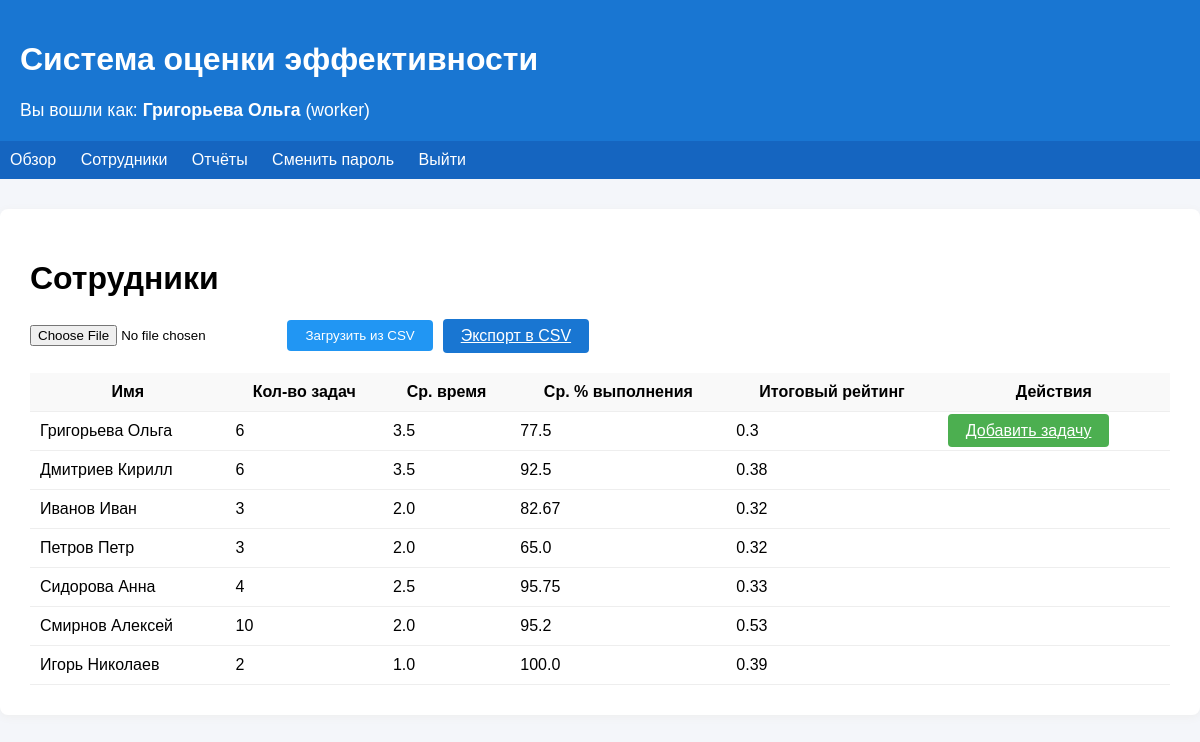
The page /auth/employees (signed in) on the database its author committed.
### app/models.py (models this page shows, shortened)
class User(db.Model, UserMixin):
    __tablename__ = 'users'
    id = db.Column(db.Integer, primary_key=True)
    username = db.Column(db.String(64), unique=True, nullable=False)
    password_hash = db.Column(db.String(128), nullable=False)
    role = db.Column(db.String(10), nullable=False, default='admin')

class Employee(db.Model):
    __tablename__ = 'employees'
    id = db.Column(db.Integer, primary_key=True)
    name = db.Column(db.String(100))
    position = db.Column(db.String(100))
    department = db.Column(db.String(100))
    rating = db.Column(db.Float)
    tasks = db.relationship('Task', back_populates='employee', cascade='all, delete-orphan')
    def tasks_count(self):
        return len(self.tasks)
    def avg_time(self):
        if not self.tasks:
            return 0
        return sum(t.time for t in self.tasks) / len(self.tasks)
    def avg_correctness(self):
        if not self.tasks:
            return 0
        return sum(t.correctness for t in self.tasks) / len(self.tasks)
    def score(self):
        n = self.tasks_count()
        if n >= 10:
            w1 = 0.5
        elif 5 <= n <= 9:
            w1 = 0.3
        else:
            w1 = 0.2
        avg_time = self.avg_time()
        if avg_time <= 2:
            w2 = 0.5
        elif 2 < avg_time <= 5:
            w2 = 0.3
        else:
            w2 = 0.2
        avg_corr = self.avg_correctness()
        if 85 <= avg_corr <= 100:
            w3 = 0.6
        elif 50 <= avg_corr < 85:
            w3 = 0.3
        else:
            w3 = 0.1
        return round(w1 * 0.45 + w2 * 0.3 + w3 * 0.25, 2)

class Task(db.Model):
    __tablename__ = 'tasks'
    id = db.Column(db.Integer, primary_key=True)
    employee_id = db.Column(db.Integer, db.ForeignKey('employees.id'))
    time = db.Column(db.Float)
    correctness = db.Column(db.Float)
    employee = db.relationship('Employee', back_populates='tasks')

### app/auth.py (the view)
@bp.route('/employees', methods=['GET'])
@login_required
def list_employees():
    employees = Employee.query.all()
    delete_form = DeleteEmployeeForm()
    return render_template('employees.html', employees=employees, delete_form=delete_form)

### app/forms.py
class DeleteEmployeeForm(FlaskForm):
    submit = SubmitField('Удалить')

### app/templates/employees.html (shortened to what this page needs)
{% extends 'base.html' %}
{% block content %}
  <h1>Сотрудники</h1>
  <div style="display: flex; gap: 10px; align-items: center; margin-bottom: 20px;">
    <form method="post" enctype="multipart/form-data" action="{{ url_for('views.upload_data') }}" style="margin: 0;">
        <input type="file" name="file" accept=".csv" required>
        <button type="submit" class="btn" style="background:#2196F3;">Загрузить из CSV</button>
    </form>
    <a href="{{ url_for('views.export_csv') }}" class="btn">Экспорт в CSV</a>
  </div>
  <table>
    <thead>
      <tr>
        <th>Имя</th>
        <th>Кол-во задач</th>
        <th>Ср. время</th>
        <th>Ср. % выполнения</th>
        <th>Итоговый рейтинг</th>
        <th>Действия</th>
      </tr>
    </thead>
    <tbody>
      {% for emp in employees %}
      <tr>
        <td>{{ emp.name }}</td>
        <td>{{ emp.tasks_count() }}</td>
        <td>{{ emp.avg_time()|round(2) }}</td>
        <td>{{ emp.avg_correctness()|round(2) }}</td>
        <td>{{ emp.score() }}</td>
        <td>
          {% if (current_user.role == 'worker' and current_user.username == emp.name)
                or current_user.role in ['admin', 'manager'] %}
            <a href="{{ url_for('auth.add_task', emp_id=emp.id) }}" class="btn" style="background:#4CAF50;">Добавить задачу</a>
          {% endif %}
        </td>
      </tr>
      {% endfor %}
    </tbody>
  </table>
{% endblock %}

### app/templates/base.html (shortened to what this page needs)
<!DOCTYPE html>
<html lang="ru">
<head>
</head>
<body>
  <header>
    <h1>Система оценки эффективности</h1>
    {% if current_user.is_authenticated %}
      <div style="font-size:1.1em; margin-top:8px;">
        Вы вошли как: <b>{{ current_user.username }}</b> {{current_user.name}} ({{ current_user.role }})
      </div>
    {% endif %}
  </header>
  <nav>
    <a href="{{ url_for('views.dashboard') }}">Обзор</a>
    <a href="{{ url_for('auth.list_employees') }}">Сотрудники</a>
    <a href="{{ url_for('views.reports') }}">Отчёты</a>
    <a href="{{ url_for('auth.change_password') }}">Сменить пароль</a>
    <a href="{{ url_for('auth.logout') }}">Выйти</a>
  </nav>
  <div class="container">
    {% block content %}{% endblock %}
  </div>
</body>
</html>

### app/templates/base.html (style rules this page uses)
body { font-family: Arial, sans-serif; background: #f4f6fa; margin: 0; }
header { background: #1976d2; color: #fff; padding: 20px; }
nav { background: #1565c0; padding: 10px; }
nav a { color: #fff; margin-right: 20px; text-decoration: none; }
.container { max-width: 1200px; margin: 30px auto; background: #fff; border-radius: 8px; box-shadow: 0 2px 8px #eee; padding: 30px; }
.btn { background: #1976d2; color: #fff; border: none; padding: 8px 18px; border-radius: 4px; cursor: pointer; }
table { width: 100%; border-collapse: collapse; margin-top: 20px; }
th, td { padding: 10px; border-bottom: 1px solid #eee; }
th { background: #f9f9f9; }

### rows shown on the page
User: username "Григорьева Ольга", role "worker"
Employee: name "Григорьева Ольга", tasks_count "6", avg_time "3.5", avg_correctness "77.5", score "0.3"
Employee: name "Дмитриев Кирилл", tasks_count "6", avg_time "3.5", avg_correctness "92.5", score "0.38"
Employee: name "Иванов Иван", tasks_count "3", avg_time "2.0", avg_correctness "82.67", score "0.32"
Employee: name "Петров Петр", tasks_count "3", avg_time "2.0", avg_correctness "65.0", score "0.32"
Employee: name "Сидорова Анна", tasks_count "4", avg_time "2.5", avg_correctness "95.75", score "0.33"
Employee: name "Смирнов Алексей", tasks_count "10", avg_time "2.0", avg_correctness "95.2", score "0.53"
Employee: name "Игорь Николаев", tasks_count "2", avg_time "1.0", avg_correctness "100.0", score "0.39"
